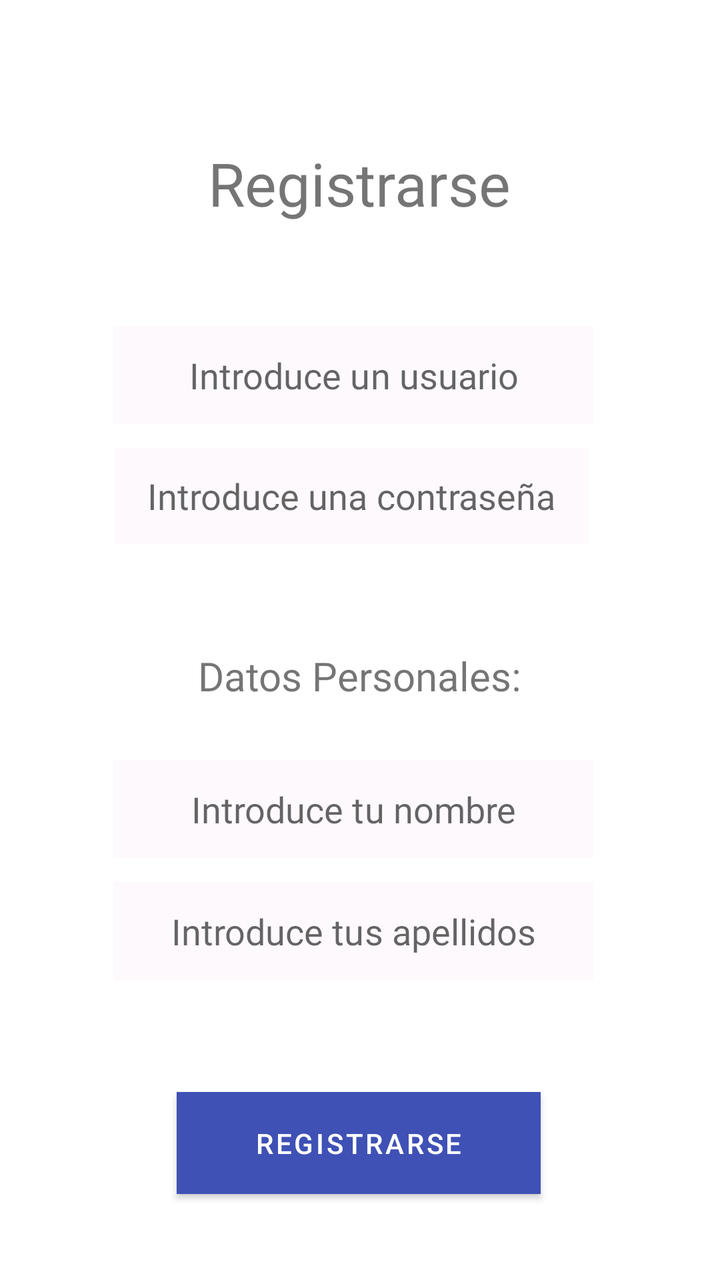
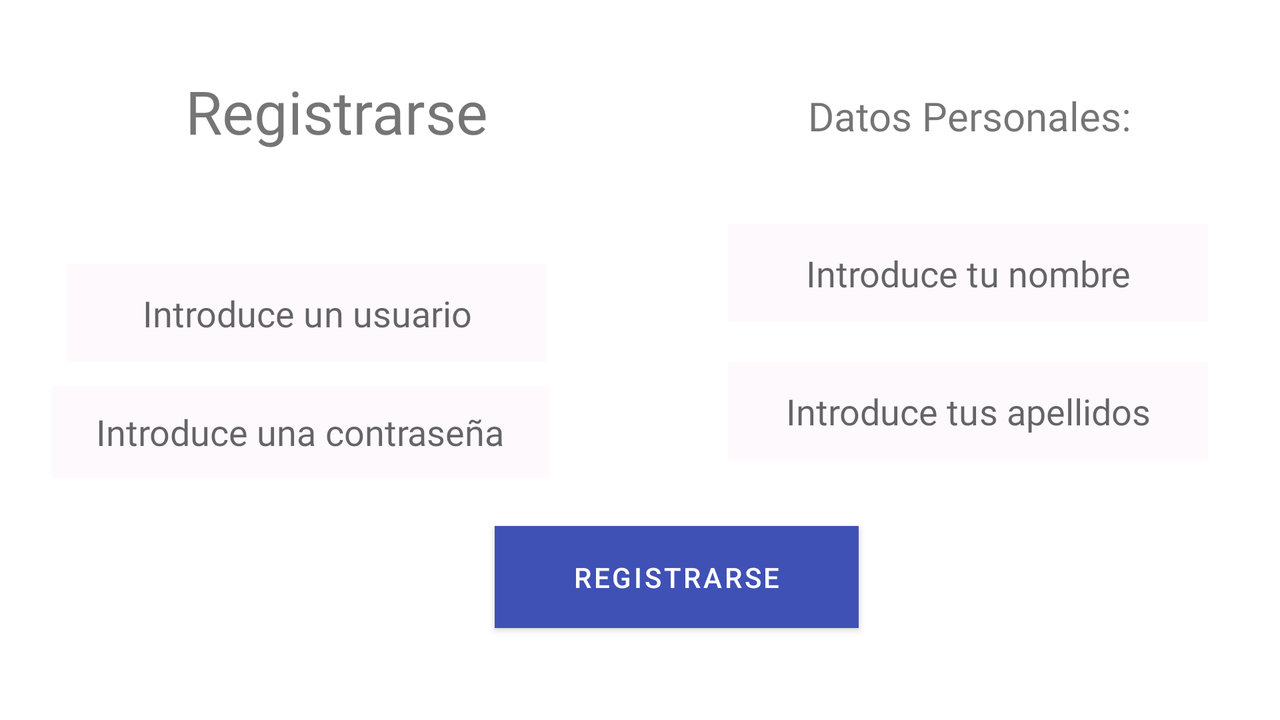

First picture: res/layout/ on a phone held upright. Second picture: the repository's own variant of that layout, on a device whose configuration matches the variant's folder. Source for both follows.
<!-- AndroidManifest.xml: application theme Theme.DesPISTAdos2 -->
<!-- res/layout/activity_registro.xml -->
<?xml version="1.0" encoding="utf-8"?>
<androidx.constraintlayout.widget.ConstraintLayout xmlns:android="http://schemas.android.com/apk/res/android"
    xmlns:app="http://schemas.android.com/apk/res-auto"
    xmlns:tools="http://schemas.android.com/tools"
    android:layout_width="match_parent"
    android:layout_height="match_parent"
    android:background="@drawable/portada"
    tools:context=".Registro">

    <TextView
        android:id="@+id/txtRegistro"
        android:layout_width="288dp"
        android:layout_height="79dp"
        android:layout_marginTop="52dp"
        android:fontFamily="@font/finger_paint"
        android:gravity="center"
        android:text="@string/txtRegistro"
        android:textSize="30sp"
        app:layout_constraintEnd_toEndOf="parent"
        app:layout_constraintHorizontal_bias="0.495"
        app:layout_constraintStart_toStartOf="parent"
        app:layout_constraintTop_toTopOf="parent" />

    <EditText
        android:id="@+id/txtUsuarioR"
        android:layout_width="240dp"
        android:layout_height="49dp"
        android:layout_marginTop="32dp"
        android:background="#70FAF1FB"
        android:ems="10"
        android:fontFamily="@font/coda"
        android:gravity="center"
        android:hint="@string/txtUsuarioR"
        android:inputType="textPersonName"
        android:textColor="#1E2B73"
        app:layout_constraintEnd_toEndOf="parent"
        app:layout_constraintHorizontal_bias="0.473"
        app:layout_constraintStart_toStartOf="parent"
        app:layout_constraintTop_toBottomOf="@+id/txtRegistro" />

    <EditText
        android:id="@+id/txtContrasenaR"
        android:layout_width="237dp"
        android:layout_height="48dp"
        android:layout_marginTop="12dp"
        android:background="#70FAF1FB"
        android:ems="10"
        android:fontFamily="@font/coda"
        android:gravity="center"
        android:hint="@string/txtContrasenaR"
        android:inputType="textPassword"
        android:textColor="#1E2B73"
        app:layout_constraintEnd_toEndOf="parent"
        app:layout_constraintHorizontal_bias="0.465"
        app:layout_constraintStart_toStartOf="parent"
        app:layout_constraintTop_toBottomOf="@+id/txtUsuarioR" />

    <TextView
        android:id="@+id/txtDatosPersonales"
        android:layout_width="218dp"
        android:layout_height="36dp"
        android:layout_marginTop="48dp"
        android:fontFamily="@font/finger_paint"
        android:gravity="center"
        android:text="Datos Personales:"
        android:textSize="20sp"
        app:layout_constraintEnd_toEndOf="parent"
        app:layout_constraintHorizontal_bias="0.497"
        app:layout_constraintStart_toStartOf="parent"
        app:layout_constraintTop_toBottomOf="@+id/txtContrasenaR" />

    <EditText
        android:id="@+id/txtNombre"
        android:layout_width="240dp"
        android:layout_height="49dp"
        android:layout_marginTop="24dp"
        android:background="#70FAF1FB"
        android:ems="10"
        android:fontFamily="@font/coda"
        android:gravity="center"
        android:hint="Introduce tu nombre"
        android:inputType="textPersonName"
        android:textColor="#1E2B73"
        app:layout_constraintEnd_toEndOf="parent"
        app:layout_constraintHorizontal_bias="0.473"
        app:layout_constraintStart_toStartOf="parent"
        app:layout_constraintTop_toBottomOf="@+id/txtDatosPersonales" />

    <EditText
        android:id="@+id/txtApellidos"
        android:layout_width="240dp"
        android:layout_height="49dp"
        android:layout_marginTop="12dp"
        android:background="#70FAF1FB"
        android:ems="10"
        android:fontFamily="@font/coda"
        android:gravity="center"
        android:hint="Introduce tus apellidos"
        android:inputType="textPersonName"
        android:textColor="#1E2B73"
        app:layout_constraintEnd_toEndOf="parent"
        app:layout_constraintHorizontal_bias="0.473"
        app:layout_constraintStart_toStartOf="parent"
        app:layout_constraintTop_toBottomOf="@+id/txtNombre" />

    <Button
        android:id="@+id/btnRegistrarse"
        android:layout_width="182dp"
        android:layout_height="51dp"
        android:layout_marginTop="56dp"
        android:background="#3F51B5"
        android:text="@string/btnRegistrarse"
        app:backgroundTint="#3F51B5"
        app:layout_constraintEnd_toEndOf="parent"
        app:layout_constraintHorizontal_bias="0.497"
        app:layout_constraintStart_toStartOf="parent"
        app:layout_constraintTop_toBottomOf="@+id/txtApellidos" />
</androidx.constraintlayout.widget.ConstraintLayout>
<!-- resources referenced by this layout -->
<resources>
  <string name="btnRegistrarse">Registrarse</string>
  <string name="txtContrasenaR">Introduce una contraseña</string>
  <string name="txtRegistro">Registrarse</string>
  <string name="txtUsuarioR">Introduce un usuario</string>
  <style name="Theme.DesPISTAdos2" parent="Theme.MaterialComponents.DayNight.NoActionBar">
          
          <item name="colorPrimary">@color/purple_500</item>
          <item name="colorPrimaryVariant">@color/purple_700</item>
          <item name="colorOnPrimary">@color/white</item>
          
          <item name="colorSecondary">@color/teal_200</item>
          <item name="colorSecondaryVariant">@color/teal_700</item>
          <item name="colorOnSecondary">@color/black</item>
          
          <item name="android:statusBarColor" tools:targetApi="l">?attr/colorPrimaryVariant</item>
          
      </style>
</resources>
<!-- res/layout-land/activity_registro.xml (the repository's variant of the layout above) -->
<!-- drawn on the phone turned sideways -->
<?xml version="1.0" encoding="utf-8"?>
<androidx.constraintlayout.widget.ConstraintLayout xmlns:android="http://schemas.android.com/apk/res/android"
    xmlns:app="http://schemas.android.com/apk/res-auto"
    xmlns:tools="http://schemas.android.com/tools"
    android:layout_width="match_parent"
    android:layout_height="match_parent"
    android:background="@drawable/portada"
    tools:context=".Registro">

    <TextView
        android:id="@+id/txtRegistro"
        android:layout_width="288dp"
        android:layout_height="79dp"
        android:layout_marginTop="16dp"
        android:fontFamily="@font/finger_paint"
        android:gravity="center"
        android:text="@string/txtRegistro"
        android:textSize="30sp"
        app:layout_constraintEnd_toEndOf="parent"
        app:layout_constraintHorizontal_bias="0.069"
        app:layout_constraintStart_toStartOf="parent"
        app:layout_constraintTop_toTopOf="parent" />

    <TextView
        android:id="@+id/txtDatosPersonales2"
        android:layout_width="218dp"
        android:layout_height="36dp"
        android:layout_marginTop="40dp"
        android:fontFamily="@font/finger_paint"
        android:gravity="center"
        android:text="Datos Personales:"
        android:textSize="20sp"
        app:layout_constraintEnd_toEndOf="parent"
        app:layout_constraintHorizontal_bias="0.89"
        app:layout_constraintStart_toStartOf="parent"
        app:layout_constraintTop_toTopOf="parent" />

    <EditText
        android:id="@+id/txtNombre"
        android:layout_width="240dp"
        android:layout_height="49dp"
        android:layout_marginTop="36dp"
        android:background="#70FAF1FB"
        android:ems="10"
        android:fontFamily="@font/coda"
        android:gravity="center"
        android:hint="Introduce tu nombre"
        android:inputType="textPersonName"
        android:textColor="#1E2B73"
        app:layout_constraintEnd_toEndOf="parent"
        app:layout_constraintHorizontal_bias="0.91"
        app:layout_constraintStart_toStartOf="parent"
        app:layout_constraintTop_toBottomOf="@+id/txtDatosPersonales2" />

    <EditText
        android:id="@+id/txtApellidos"
        android:layout_width="240dp"
        android:layout_height="49dp"
        android:layout_marginTop="20dp"
        android:background="#70FAF1FB"
        android:ems="10"
        android:fontFamily="@font/coda"
        android:gravity="center"
        android:hint="Introduce tus apellidos"
        android:inputType="textPersonName"
        android:textColor="#1E2B73"
        app:layout_constraintEnd_toEndOf="parent"
        app:layout_constraintHorizontal_bias="0.91"
        app:layout_constraintStart_toStartOf="parent"
        app:layout_constraintTop_toBottomOf="@+id/txtNombre" />

    <EditText
        android:id="@+id/txtContrasenaR"
        android:layout_width="249dp"
        android:layout_height="46dp"
        android:layout_marginTop="12dp"
        android:background="#70FAF1FB"
        android:ems="10"
        android:fontFamily="@font/coda"
        android:gravity="center"
        android:hint="@string/txtContrasenaR"
        android:inputType="textPassword"
        android:textColor="#1E2B73"
        app:layout_constraintEnd_toEndOf="parent"
        app:layout_constraintHorizontal_bias="0.066"
        app:layout_constraintStart_toStartOf="parent"
        app:layout_constraintTop_toBottomOf="@+id/txtUsuarioR" />

    <EditText
        android:id="@+id/txtUsuarioR"
        android:layout_width="240dp"
        android:layout_height="49dp"
        android:layout_marginTop="132dp"
        android:background="#70FAF1FB"
        android:ems="10"
        android:fontFamily="@font/coda"
        android:gravity="center"
        android:hint="@string/txtUsuarioR"
        android:inputType="textPersonName"
        android:textColor="#1E2B73"
        app:layout_constraintEnd_toEndOf="parent"
        app:layout_constraintHorizontal_bias="0.083"
        app:layout_constraintStart_toStartOf="parent"
        app:layout_constraintTop_toTopOf="parent" />

    <Button
        android:id="@+id/btnRegistrarse"
        android:layout_width="182dp"
        android:layout_height="51dp"
        android:layout_marginTop="24dp"
        android:background="#3F51B5"
        android:text="@string/btnRegistrarse"
        app:backgroundTint="#3F51B5"
        app:layout_constraintEnd_toEndOf="parent"
        app:layout_constraintHorizontal_bias="0.54"
        app:layout_constraintStart_toStartOf="parent"
        app:layout_constraintTop_toBottomOf="@+id/txtContrasenaR" />
</androidx.constraintlayout.widget.ConstraintLayout>
